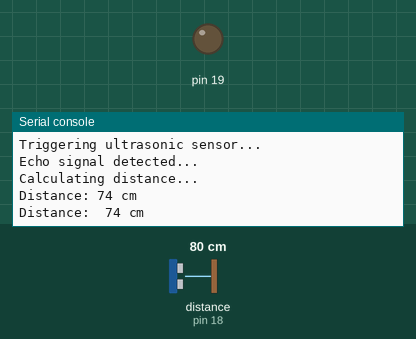
This program was run on a simulated MicroPython board. Shown: output pins drawn as LEDs (lit = HIGH), the last lines printed to the serial console. Inputs (shaded band) come from the test bench; at power-on: distance to the obstacle (sensor on pin 18) 80 cm. Library files of the repository ran but are not shown: hcsr04.py; pins used as bus, display or sensor lines are not drawn.

Above: at 3.2 s.
3.3 s: distance to the obstacle (sensor on pin 18) set to 2 cm
At 3.9 s:
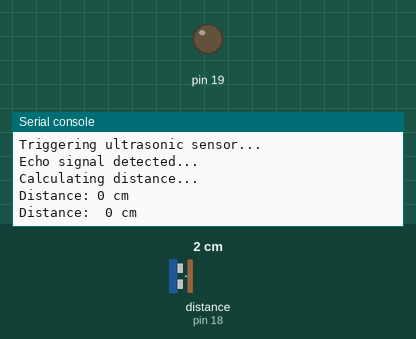
4.8 s: distance to the obstacle (sensor on pin 18) set to 9 cm
At 5.4 s:
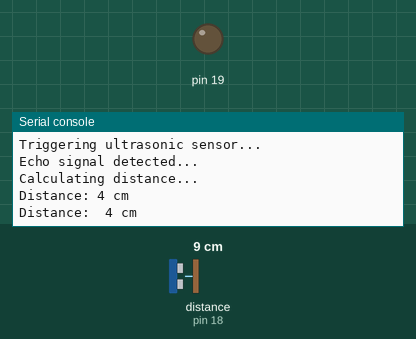
Timing chart, 0 to 7.8 s (numbered marks = the images above; inputs shaded):
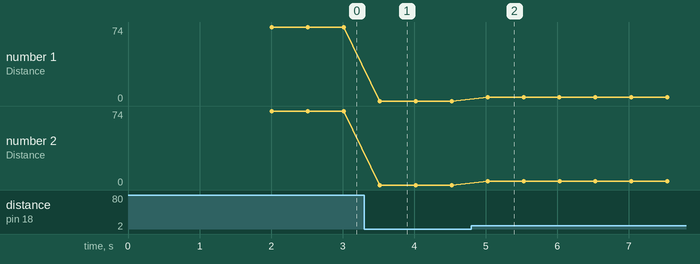

The program:

ultrasonic_ranging.py
```python
from hcsr04 import HCSR04
import time

SR = HCSR04(19, 18)

if __name__ == "__main__":
    time.sleep_ms(2000)
    try:
        while True:
            print('Distance: ', SR.distanceCM(), 'cm')
            # get Distance function: distanceCM(), distanceMM(), distanceM()
            time.sleep_ms(500)
    except KeyboardInterrupt:
        print("Arrêté par l'utilisateur.")
```

Measured:
- after the input at 3.3 s, the serial console: prints a new line after 0.22 s (image 1)
- after the input at 4.8 s, the serial console: prints a new line after 0.23 s (image 2)
- plotted number 1: 74 → 0 after the input at 3.3 s, 0 → 4 after the input at 4.8 s
- plotted number 2: 74 → 0 after the input at 3.3 s, 0 → 4 after the input at 4.8 s
